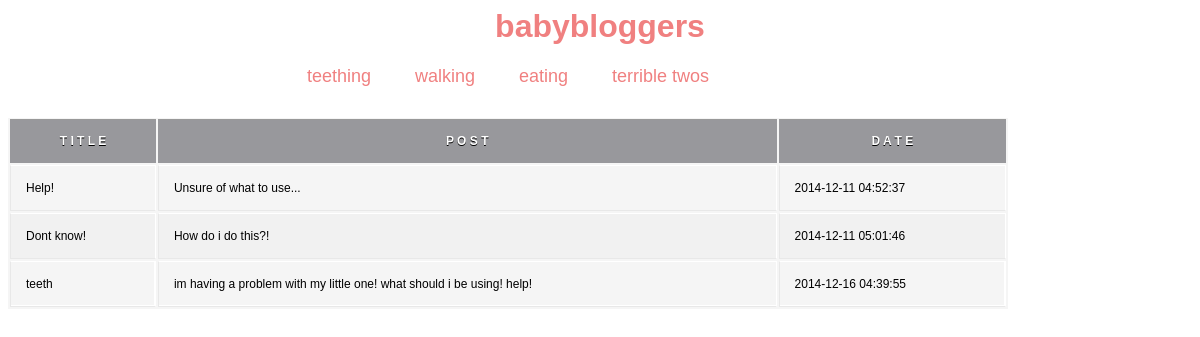
Page /index.php?page=thread&id=1 on the committed database.
### tables this page shows
CREATE TABLE IF NOT EXISTS `post` (
`id` int(11) NOT NULL,
  `postName` varchar(250) NOT NULL,
  `postComment` text NOT NULL,
  `date` timestamp NOT NULL DEFAULT CURRENT_TIMESTAMP,
  `user_id` int(11) NOT NULL,
  `thread_id` int(11) NOT NULL
);

### page/thread-script.php (called while the page is built)
<?php
$threadId = stripslashes($_GET['id']);
if ($threadId != null){
$postDao = new PostDao();
$posts = $postDao->findPostsByThreadId($threadId);
}
?>

### config/Config.php (called while the page is built, shortened)
<?php
class Config {
    private static $data = null;
    public static function getConfig($section = null) {
        $data = self::getData();
        return $data[$section];
    }
    private static function getData() {
            self::$data = parse_ini_file('../config/config.ini', true);
            return self::$data;
    }
}

### dao/Dao.php (called while the page is built, shortened)
<?php
class Dao {
    private $db = null;
    public function getDb() {
        $config = Config::getConfig("db");
        try {
            $this->db = new PDO($config['dsn'], $config['username'], $config['password']);
        } catch (Exception $ex) {
            throw new Exception('DB connection error: ' . $ex->getMessage());
        }
        return $this->db;
    }
    public function __destruct() {
        $this->db = null;
    }
}

### dao/PostDao.php (called while the page is built, shortened)
<?php
class PostDao extends Dao{
    public function findPostsByThreadId($id) {
        $query = $this->getDb()->prepare('SELECT id, postName, postComment, date FROM post WHERE thread_id = :id');
        $array = array(
	'id' => $id
    );
        $query->execute($array);
        $rows = $query->fetchAll();
        $count = 0;
        $result = array();
        foreach ($rows as $row) {
            $post = new Post();
            $result[$count] = $post;
            $count++;
        }
        return $result;
    }
}

### model/Post.php (called while the page is built, shortened)
<?php
class Post {
    private $postName;
    private $date;
    private $postComment;
    public function getPostComment() {
        return $this->postComment;
    }
    public function getPostName() {
        return $this->postName;
    }
    public function getDate() {
        return $this->date;
    }
    public function setPostName($postName) {
        $this->postName = $postName;
    }
    public function setDate($date) {
        $this->date = $date;
    }
    public function setPostComment($postComment) {
        $this->postComment = $postComment;
    }
}

### page/thread-view.php (the view)
<div id='threadsnav'>
    <ul id='threads'>
        <li><a href="index.php?page=thread&id=1">teething</a></li>
        <li><a href="index.php?page=thread&id=2">walking</a></li>
        <li><a href="index.php?page=thread&id=3">eating</a></li>
        <li><a href="index.php?page=thread&id=4">terrible twos</a></li>
    </ul>
<table id="table">
        <tr>
            <th>T I T L E</th>
            <th>P O S T</th>
            <th>D A T E</th>
        </tr>
             <?php foreach ($posts as $post) {
                echo '<tr><td>'.$post->getPostName().'</td>'.'<td>'.$post->getPostComment().'</td>'.'<td>'.$post->getDate().'</td></tr>';
            }
            ?>
    </table>
</div>

### web/index.php (shortened to what this page needs)
<?php
class Index {
    public function loadClass($name) {
        $classes = array(
            'Utils' => '../util/Utils.php',
            'Error' => '../validation/Error.php',
            'NotFoundException' => '../exception/NotFoundException.php',
            'Flash' => '../flash/Flash.php',
            'Config' => '../config/Config.php',
            'Dao' => '../dao/Dao.php',
            'PostDao' => '../dao/PostDao.php',
            'ThreadDao' => '../dao/ThreadDao.php',
            'UserDao' => '../dao/UserDao.php',
            'Post' => '../model/Post.php',
            'Thread' => '../model/Thread.php',
            'User' => '../model/User.php',
            'Mapper' => '../mapping/Mapper.php',
            'UserRegistrationValidator' => '../validation/UserRegistrationValidator.php',
            );
    }
    function run() {
        $this->runPage($this->getPage());
    }
    private function runPage($page, array $extra = array()) {
        if ($this->hasScript($page)) {
            require $this->getScript($page);
        }
        if ($this->hasTemplate($page)) {
            require self::LAYOUT_DIRECTORY . 'index-view' . self::EXTENSION;
        }
    }
    function getPage() {
        $page = self::DEFAULT_PAGE;
        if (array_key_exists('page', $_GET)) {
            $page = $_GET['page'];
        }
        return $this->checkPage($page);
    }
    function checkPage($page) {
        return $page;
    }
    function hasScript($page) {
        return file_exists($this->getScript($page));
    }
    function hasTemplate($page) {
        return file_exists($this->getTemplate($page));
    }
    function getScript($page) {
        $page = self::PAGE_DIRECTORY . $page . '-script'. self::EXTENSION;
        return $page;
    }
    function getTemplate($page) {
        $page = self::PAGE_DIRECTORY . $page . '-view' . self::EXTENSION;
        return $page;
    }
}
$Index = new Index();
$Index->init();
$Index->run();
?>

### layout/index-view.php (shortened to what this page needs)
<html>
<head>
    <link rel="stylesheet" type='text/css' href="stylesheet.css"/>
</head>
<body>
    <a href="index.php?page=home"><h1 style='text-align: center'>babybloggers</h1></a>
   <?php require $template ?>
</body>
</html>

### web/stylesheet.css (style rules this page uses)
a { text-decoration: none; }
h1, h5 { font-family: Arial; color: lightcoral; }
#threadsnav ul { list-style-type: none; margin: 0; padding: 0; text-align: center; }
#threadsnav ul li { display: inline; font-family: arial; color: lightcoral; font-size: 18px; padding: 20px; }
#threadsnav ul li a { text-decoration: none; color: lightcoral; }
#threadsnav { width: 1000px; text-align: center; }
table { background: #f5f5f5; border-collapse: separate; box-shadow: inset 0 1px 0 #fff; font-size: 12px; line-height: 24px; margin: 30px auto; text-align: left; width: 1000px; }
th { background: #98989c; border-left: 0; border-right: 0; border-top: 0; border-bottom: 0; box-shadow: inset 0 1px 0 #999; color: #fff; font-weight: bold; padding: 10px 15px; position: relative; text-shadow: 0 1px 0 #000; text-align: center; font-family: arial; }
td { border-right: 1px solid #fff; border-left: 1px solid #e8e8e8; border-top: 1px solid #fff; border-bottom: 1px solid #e8e8e8; padding: 10px 15px; position: relative; transition: all 300ms; font-family: arial; }
tr:nth-child(odd) td { background: #f1f1f1; }
tr:last-of-type td { box-shadow: inset 0 -1px 0 #fff; }
tr:last-of-type td:first-child { box-shadow: inset -1px -1px 0 #fff; }
tr:last-of-type td:last-child { box-shadow: inset -1px -1px 0 #fff; }

### rows in the picture
post: postName "Help!", postComment "Unsure of what to use...", date "2014-12-11 04:52:37"
post: postName "Dont know!", postComment "How do i do this?!", date "2014-12-11 05:01:46"
post: postName "teeth", postComment "im having a problem with my little one! what should i be using! help!", date "2014-12-16 04:39:55"
